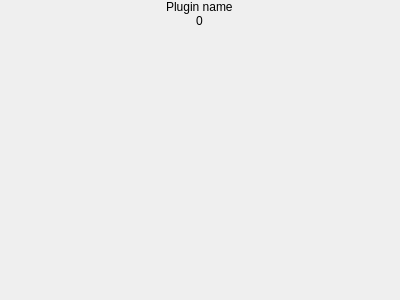
<?xml version="1.0" encoding="UTF-8"?>
<ui version="4.0">
<comment>
  * Released as open source by Gabriel Caudrelier
  *
  * Developed by Gabriel Caudrelier, gabriel dot caudrelier at gmail dot com
  *
  * https://github.com/metrodango/pip3line
  *
  * Released under AGPL see LICENSE for more information
</comment>
 <class>PluginConfWidget</class>
 <widget class="QWidget" name="PluginConfWidget">
  <property name="geometry">
   <rect>
    <x>0</x>
    <y>0</y>
    <width>400</width>
    <height>300</height>
   </rect>
  </property>
  <property name="windowTitle">
   <string>Form</string>
  </property>
  <layout class="QVBoxLayout" name="mainLayout">
   <property name="spacing">
    <number>0</number>
   </property>
   <property name="margin">
    <number>0</number>
   </property>
   <item>
    <widget class="QWidget" name="widget" native="true">
     <layout class="QVBoxLayout" name="verticalLayout_2">
      <property name="spacing">
       <number>0</number>
      </property>
      <property name="margin">
       <number>0</number>
      </property>
      <item alignment="Qt::AlignHCenter|Qt::AlignTop">
       <widget class="QLabel" name="pluginNamelabel">
        <property name="sizePolicy">
         <sizepolicy hsizetype="Preferred" vsizetype="Maximum">
          <horstretch>0</horstretch>
          <verstretch>0</verstretch>
         </sizepolicy>
        </property>
        <property name="text">
         <string>Plugin name</string>
        </property>
       </widget>
      </item>
      <item alignment="Qt::AlignHCenter|Qt::AlignTop">
       <widget class="QLabel" name="pluginTransformLabel">
        <property name="sizePolicy">
         <sizepolicy hsizetype="Preferred" vsizetype="Maximum">
          <horstretch>0</horstretch>
          <verstretch>0</verstretch>
         </sizepolicy>
        </property>
        <property name="text">
         <string>0</string>
        </property>
       </widget>
      </item>
      <item>
       <spacer name="verticalSpacer">
        <property name="orientation">
         <enum>Qt::Vertical</enum>
        </property>
        <property name="sizeHint" stdset="0">
         <size>
          <width>20</width>
          <height>40</height>
         </size>
        </property>
       </spacer>
      </item>
     </layout>
    </widget>
   </item>
  </layout>
 </widget>
 <resources/>
 <connections/>
</ui>
